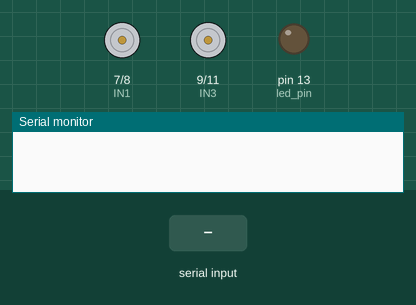
Simulated run of this sketch. Board: Arduino Uno, built with avr-gcc and run on an emulated ATmega328P. Shown: motor-driver pin pairs drawn as motors (green arrow = first pin HIGH = forward, orange = second pin HIGH = backward, longer = more drive, scaled by the enable pin), output pins drawn as LEDs (lit = HIGH), the last lines printed to the serial monitor. The test bench sets the inputs (shaded band).

Above: at 1.2 s.
1.3 s: "F" received over Serial
At 2.1 s:
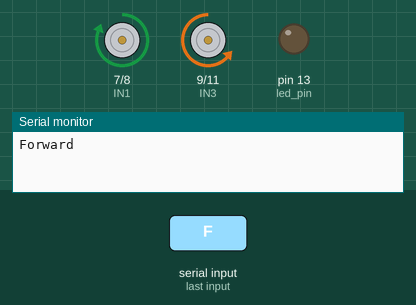
2.8 s: "B" received over Serial
At 3.2 s:
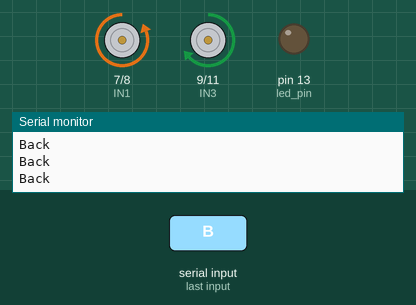
4.3 s: "L" received over Serial
At 5.5 s:
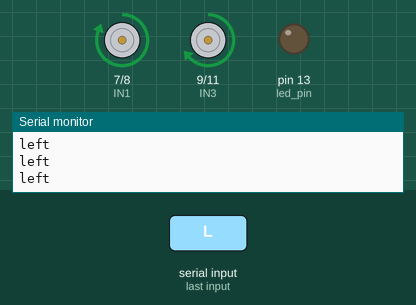
5.8 s: "R" received over Serial
At 7.0 s:
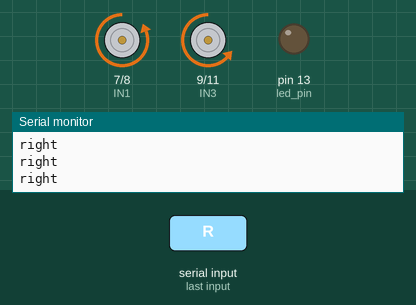
7.3 s: "o" received over Serial
At 8.0 s:
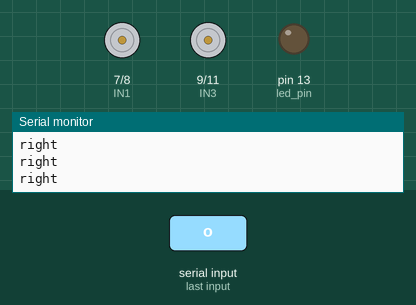
Timing chart, 0 to 9.8 s (numbered marks = the images above; inputs shaded):
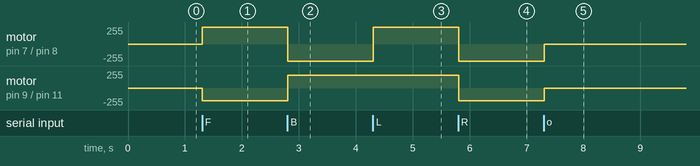

The sketch:

Ble_based_Card_Arduino_app.ino
```cpp
#define ENA 2
#define ENB 3
#define IN1 7
#define IN2 8
#define IN3 9
#define IN4 11

unsigned char carSpeed = 190;   //Initializing LED Pin
int led_pin = 13;

void setup(){
  pinMode(IN1,OUTPUT);    //before useing io pin, pin mode must be set first
  pinMode(IN2,OUTPUT);
  pinMode(IN3,OUTPUT);
  pinMode(IN4,OUTPUT);
  pinMode(ENA,OUTPUT);
  pinMode(ENB,OUTPUT);
  pinMode(led_pin, OUTPUT);


  Serial.begin(9600);
   // put your setup code here, to run once:

}

char cha;  // variable to read data
void loop(){
  if(Serial.available()>0)
  {
    cha=Serial.read();
//    Serial.write(cha);
    delay(2);
    /// up button
    if(cha=='F'){
      analogWrite(ENA,carSpeed);
      analogWrite(ENB,carSpeed);
      digitalWrite(IN1,HIGH);
      digitalWrite(IN2,LOW);
      digitalWrite(IN3,LOW);
      digitalWrite(IN4,HIGH);
      Serial.println("Forward");

}
    }
    /// down button
    if(cha=='B'){
      analogWrite(ENA,carSpeed);
      analogWrite(ENB,carSpeed);
      digitalWrite(IN1,LOW);
      digitalWrite(IN2,HIGH);
      digitalWrite(IN3,HIGH);
      digitalWrite(IN4,LOW);
      Serial.println("Back");

    }


    ////left
    if(cha=='L'){
      digitalWrite(IN1,HIGH);
      digitalWrite(IN2,LOW);
      digitalWrite(IN3,HIGH);
      digitalWrite(IN4,LOW);
      Serial.println("left");

    }


    /////right button
      if(cha=='R'){
      digitalWrite(IN1,LOW);
      digitalWrite(IN2,HIGH);
      digitalWrite(IN3,LOW);
      digitalWrite(IN4,HIGH);
      Serial.println("right");

   }


    // for stop
    if(cha=='o'){
      digitalWrite(IN1,LOW);
      digitalWrite(IN2,LOW);
      digitalWrite(IN3,LOW);
      digitalWrite(IN4,LOW);
    }
}

      /*/////
  getstr = Serial.read();
  switch(getstr){
    case 'f': forward(); break;
    case 'b': back();   break;
    case 'l': left();   break;
    case 'r': right();  break;
    case 's': stop();   break;
    case 'a': stateChange(); break;
    default:  break;
  }
    }
void stateChange(){
  state = !state;
  digitalWrite(LED, state);
  Serial.println("Light");
}
    }
//Initializing LED Pin

void setup() {
  //Declaring LED pin as output
  pinMode(ENB, OUTPUT);
}
void loop() {
  //Fading the LED
  for(int i=0; i<255; i++){
    analogWrite(ENB, i);
    delay(5);
  }
  for(int i=255; i>0; i--){
    analogWrite(ENB, i);
    delay(5);
  }
}*/
```

Measured:
- after the input at 1.3 s, motor on pin 7 (IN1) / pin 8 (IN2): stopped → forward 255/255 at once; motor on pin 9 (IN3) / pin 11 (IN4): stopped → backward 190/255 at once
- after the input at 2.8 s, motor on pin 7 (IN1) / pin 8 (IN2): forward 255/255 → backward 255/255 at once; motor on pin 9 (IN3) / pin 11 (IN4): backward 190/255 → forward 190/255 at once
- after the input at 4.3 s, motor on pin 7 (IN1) / pin 8 (IN2): backward 255/255 → forward 255/255 at once
- after the input at 5.8 s, motor on pin 7 (IN1) / pin 8 (IN2): forward 255/255 → backward 255/255 at once; motor on pin 9 (IN3) / pin 11 (IN4): forward 190/255 → backward 190/255 at once
- after the input at 7.3 s, motor on pin 7 (IN1) / pin 8 (IN2): backward 255/255 → stopped at once; motor on pin 9 (IN3) / pin 11 (IN4): backward 190/255 → stopped at once
